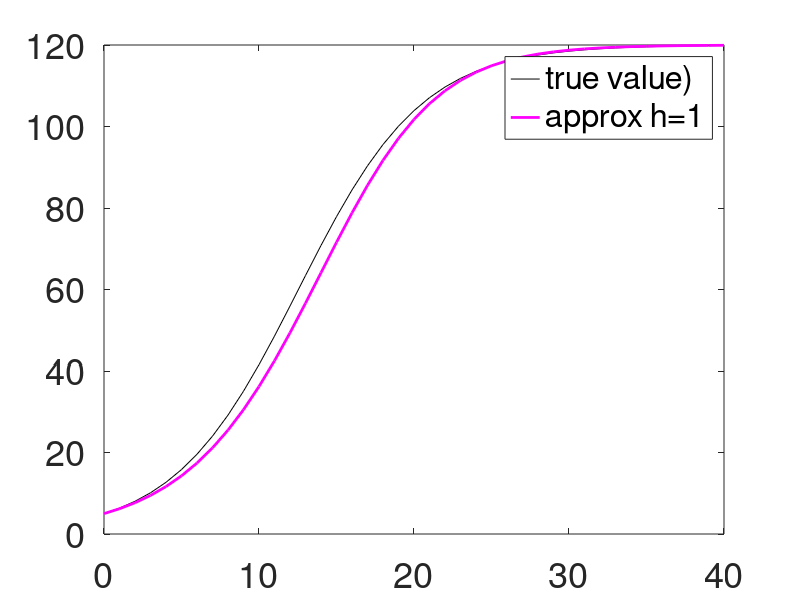
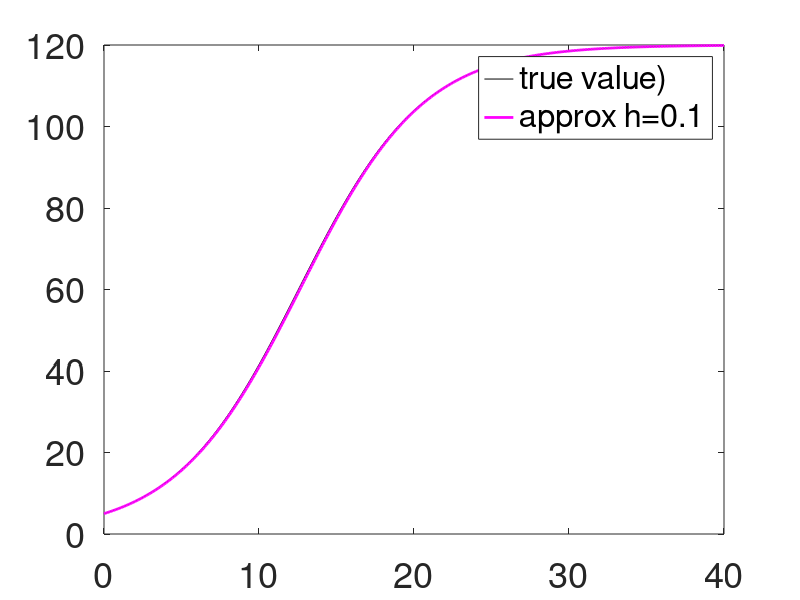
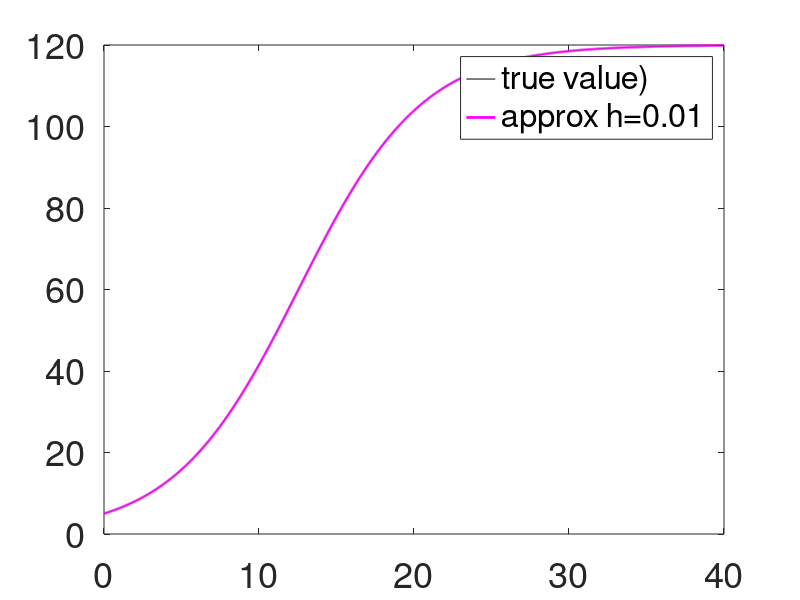
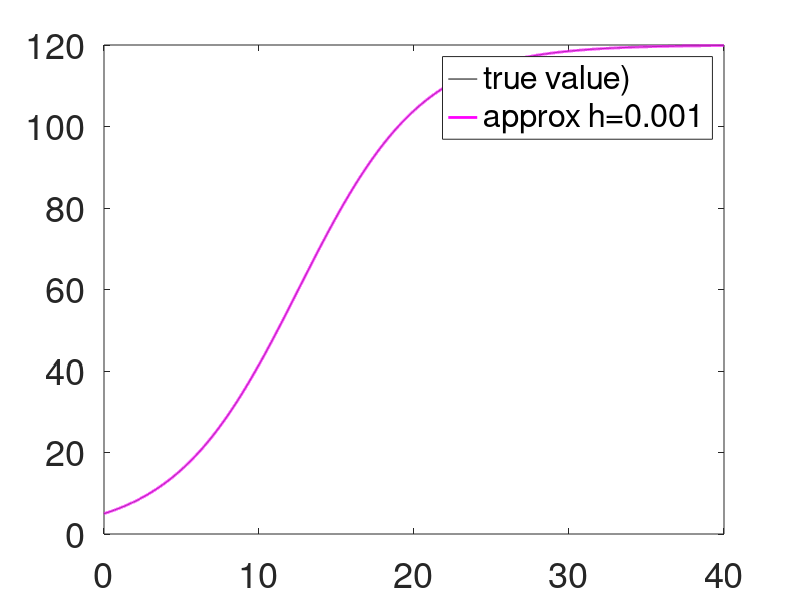

These charts were generated, in order, by the following MATLAB code:
%Homework 10

% Question 2
% Part a
% h =1
h = 1;
t_1 = 0:h:40;
y_1 = 5*120./(5+(120-5)*exp(-0.25*t_1));
N = length(t_1);

P_1 = zeros(N,1);
P_1(1) = 5;
for j = 2:N
    P_1(j) = P_1(j-1) + h*0.25*P_1(j-1)*(1-P_1(j-1)/120);
end
err_1 = abs(y_1(16) - P_1(16));  % err_1 = 6.2972

% Plot data
figure(1);
plot(t_1,y_1,'-k','MarkerSize',30);  hold on;
plot(t_1,P_1,'-m','LineWidth',2); hold off;
set(gca,'FontSize',26);
legend('true value)','approx h=1')

% h = 0.1
h = 0.1;
t_2 = 0:h:40;
y_2 = 5*120./(5+(120-5)*exp(-0.25*t_2));
N = length(t_2);
% Compute 
P_2 = zeros(N,1);
P_2(1) = 5;
for j = 2:N
    P_2(j) = P_2(j-1) + h*0.25*P_2(j-1)*(1-P_2(j-1)/120);
end
err_2 = abs(y_2(160) - P_2(160));  % err_2 = 0.0279

% Plot data
figure(2);
plot(t_2,y_2,'-k','MarkerSize',30);  hold on;
plot(t_2,P_2,'-m','LineWidth',2); hold off;
set(gca,'FontSize',26);
legend('true value)','approx h=0.1')


% h = 0.01
h = 0.01;
t_3 = 0:h:40;
y_3 = 5*120./(5+(120-5)*exp(-0.25*t_3));
N = length(t_3);
% Compute 
P_3 = zeros(N,1);
P_3(1) = 5;
for j = 2:N
    P_3(j) = P_3(j-1) + h*0.25*P_3(j-1)*(1-P_3(j-1)/120);
end
err_3 = abs(y_3(1600) - P_3(1600));   % err_3 = 2.1241e-4

% Plot data
figure(3);
plot(t_3,y_3,'-k','MarkerSize',30);  hold on;
plot(t_3,P_3,'-m','LineWidth',2); hold off;
set(gca,'FontSize',26);
legend('true value)','approx h=0.01')

% h = 0.001
h = 0.001;
t_4 = 0:h:40;
y_4 = 5*120./(5+(120-5)*exp(-0.25*t_4));
N = length(t_4);
% Compute 
P_4 = zeros(N,1);
P_4(1) = 5;
for j = 2:N
    P_4(j) = P_4(j-1) + h*0.25*P_4(j-1)*(1-P_4(j-1)/120);
end
err_4 = abs(y_4(16000) - P_4(16000));   % err_4 = 2.0654e-6

% Plot data
figure(4);
plot(t_4,y_4,'-k','MarkerSize',30);  hold on;
plot(t_4,P_4,'-m','LineWidth',2); hold off;
set(gca,'FontSize',26);
legend('true value)','approx h=0.001')

% h = 0.0001
h = 0.0001;
t_5 = 0:h:40;
y_5 = 5*120./(5+(120-5)*exp(-0.25*t_5));
N = length(t_5);
% Compute 
P_5 = zeros(N,1);
P_5(1) = 5;
for j = 2:N
    P_5(j) = P_5(j-1) + h*0.25*P_5(j-1)*(1-P_5(j-1)/120);
end
err_5 = abs(y_5(160000) - P_5(160000));   % err_5 = 2.0596e-8

% Plot data
figure(5);
plot(t_5,y_5,'-k','MarkerSize',30);  hold on;
plot(t_5,P_5,'-m','LineWidth',2); hold off;
set(gca,'FontSize',26);
legend('true value)','approx h=0.0001')

% part b
% h = 1
h = 1;
t_1 = 0:h:40;
y_1 = 5*120./(5+(120-5)*exp(-0.25*t_1));
N = length(t_1);
% Compute 
P_11 = zeros(N,1);
P_11(1) = 5;
P_11(2) = 6.1979;
for j = 3:N
    P_11(j) = P_11(j-2) + 2*h*0.25*P_11(j-1)*(1-P_11(j-1)/120);
end
err_11 = abs(y_1(16) - P_11(16));   % err_11 = 0.4280
% Plot data
figure(7);
plot(t_1,y_1,'-k','MarkerSize',30);  hold on;
plot(t_1,P_11,'-m','LineWidth',2); hold off;
set(gca,'FontSize',26);
legend('true value)','approx h=1')

% h = 0.1
h = 0.1;
t_2 = 0:h:40;
y_2 = 5*120./(5+(120-5)*exp(-0.25*t_2));
N = length(t_2);
% Compute 
P_22 = zeros(N,1);
P_22(1) = 5;
P_22(2) = 6.1979;
for j = 3:N
    P_22(j) = P_22(j-2) + 2*h*0.25*P_22(j-1)*(1-P_22(j-1)/120);
end
err_22 = abs(y_2(160) - P_22(160));  % err_22 = 1.1374
% Plot data
figure(8);
plot(t_2,y_2,'-k','MarkerSize',30);  hold on;
plot(t_2,P_22,'-m','LineWidth',2); hold off;
set(gca,'FontSize',26);
legend('true value)','approx h=0.1')

% h = 0.01
h = 0.01;
t_3 = 0:h:40;
y_3 = 5*120./(5+(120-5)*exp(-0.25*t_3));
N = length(t_3);
% Compute 
P_33 = zeros(N,1);
P_33(1) = 5;
P_33(2) = 6.1979;
for j = 3:N
    P_33(j) = P_33(j-1) + h*0.25*P_33(j-1)*(1-P_33(j-1)/120);
end
err_33 = abs(y_3(1600) - P_33(1600));  % err_33 = 1.2238

% Plot data
figure(9);
plot(t_3,y_3,'-k','MarkerSize',30);  hold on;
plot(t_3,P_33,'-m','LineWidth',2); hold off;
set(gca,'FontSize',26);
legend('true value)','approx h=0.01')

% h = 0.001
h = 0.001;
t_4 = 0:h:40;
y_4 = 5*120./(5+(120-5)*exp(-0.25*t_4));
N = length(t_4);
% Compute 
P_44 = zeros(N,1);
P_44(1) = 5;
P_44(2) = 6.1979;
for j = 3:N
    P_44(j) = P_44(j-1) + h*0.25*P_44(j-1)*(1-P_44(j-1)/120);
end
err_44 = abs(y_4(16000) - P_44(16000));  % err_44 = 1.2005

% Plot data
figure(10);
plot(t_4,y_4,'-k','MarkerSize',30);  hold on;
plot(t_4,P_44,'-m','LineWidth',2); hold off;
set(gca,'FontSize',26);
legend('true value)','approx h=0.001')

% h = 0.0001
h = 0.0001;
t_5 = 0:h:40;
y_5 = 5*120./(5+(120-5)*exp(-0.25*t_5));
N = length(t_5);
% Compute 
P_55 = zeros(N,1);
P_55(1) = 5;
P_55(2) = 6.1979;
for j = 3:N
    P_55(j) = P_55(j-1) + h*0.25*P_55(j-1)*(1-P_55(j-1)/120);
end
err_55 = abs(y_5(160000) - P_55(160000));  % err_55 = 1.1982

% Plot data
figure(11);
plot(t_5,y_5,'-k','MarkerSize',30);  hold on;
plot(t_5,P_55,'-m','LineWidth',2); hold off;
set(gca,'FontSize',26);
legend('true value)','approx h=0.0001')
